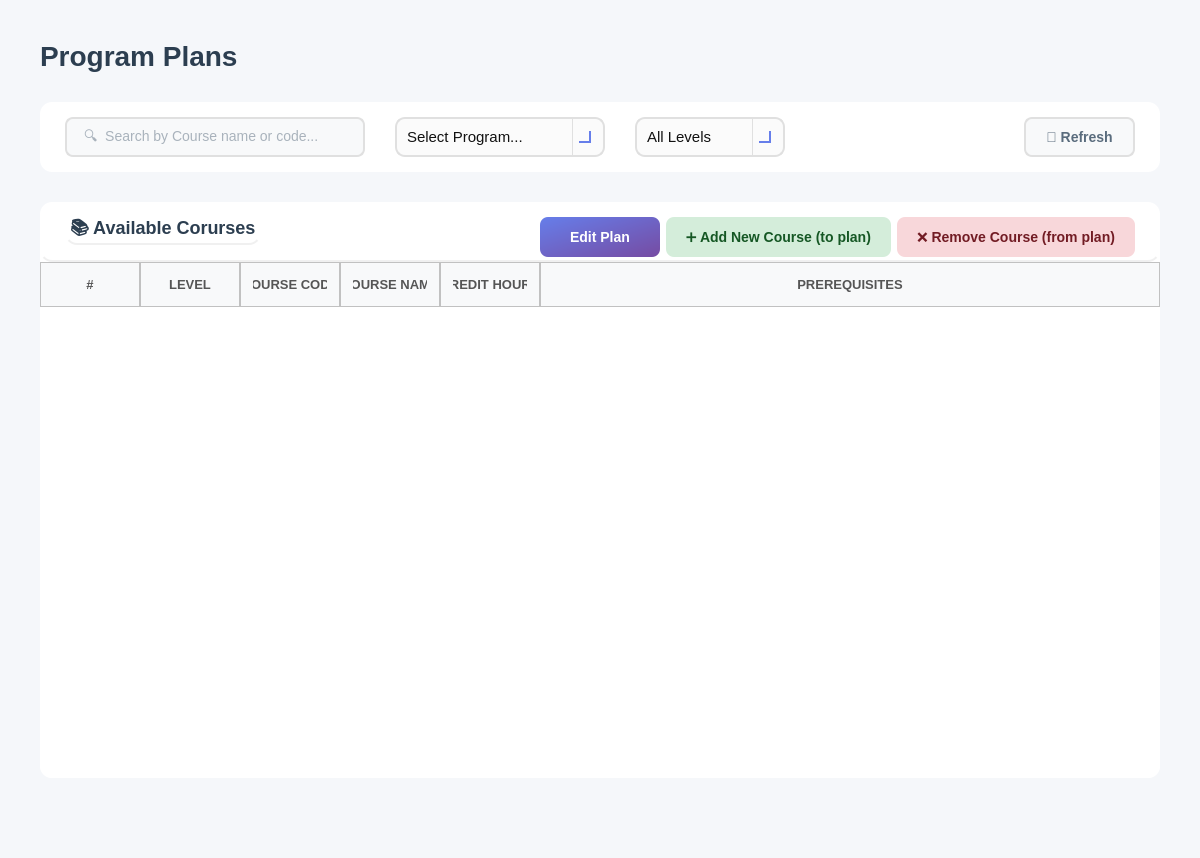
<?xml version="1.0" encoding="UTF-8"?>
<ui version="4.0">
 <class>RegisterCourses</class>
 <widget class="QWidget" name="RegisterCourses">
  <property name="geometry">
   <rect>
    <x>0</x>
    <y>0</y>
    <width>1200</width>
    <height>858</height>
   </rect>
  </property>
  <property name="windowTitle">
   <string>Course</string>
  </property>
  <property name="styleSheet">
   <string notr="true">background-color: #f5f7fa;</string>
  </property>
  <layout class="QVBoxLayout" name="mainLayout">
   <property name="spacing">
    <number>30</number>
   </property>
   <property name="leftMargin">
    <number>40</number>
   </property>
   <property name="topMargin">
    <number>40</number>
   </property>
   <property name="rightMargin">
    <number>40</number>
   </property>
   <property name="bottomMargin">
    <number>20</number>
   </property>
   <item>
    <layout class="QHBoxLayout" name="headerLayout">
     <item>
      <widget class="QLabel" name="labelTitle">
       <property name="styleSheet">
        <string notr="true">font-size: 28px; font-weight: bold; color: #2c3e50; background: transparent;</string>
       </property>
       <property name="text">
        <string>Program Plans</string>
       </property>
      </widget>
     </item>
     <item>
      <spacer name="headerSpacer">
       <property name="orientation">
        <enum>Qt::Orientation::Horizontal</enum>
       </property>
       <property name="sizeHint" stdset="0">
        <size>
         <width>40</width>
         <height>20</height>
        </size>
       </property>
      </spacer>
     </item>
    </layout>
   </item>
   <item>
    <widget class="QFrame" name="filterFrame">
     <property name="minimumSize">
      <size>
       <width>0</width>
       <height>70</height>
      </size>
     </property>
     <property name="maximumSize">
      <size>
       <width>16777215</width>
       <height>70</height>
      </size>
     </property>
     <property name="styleSheet">
      <string notr="true">background-color: white; border-radius: 12px;</string>
     </property>
     <property name="frameShape">
      <enum>QFrame::Shape::StyledPanel</enum>
     </property>
     <layout class="QHBoxLayout" name="filterLayout">
      <property name="spacing">
       <number>30</number>
      </property>
      <property name="leftMargin">
       <number>25</number>
      </property>
      <property name="topMargin">
       <number>15</number>
      </property>
      <property name="rightMargin">
       <number>25</number>
      </property>
      <property name="bottomMargin">
       <number>15</number>
      </property>
      <item>
       <widget class="QLineEdit" name="lineEditSearch">
        <property name="minimumSize">
         <size>
          <width>300</width>
          <height>40</height>
         </size>
        </property>
        <property name="maximumSize">
         <size>
          <width>200</width>
          <height>16777215</height>
         </size>
        </property>
        <property name="styleSheet">
         <string notr="true">QLineEdit {
    padding: 10px 15px;
    border: 2px solid #e0e0e0;
    border-radius: 8px;
    font-size: 14px;
    background-color: #f8f9fa;   /* light neutral background */
    color: #5a6c7d;             /* text color similar to buttons */
}

QLineEdit:focus {
    border-color: #f5576c;       /* accent border on focus */
    background-color: #ffffff;   /* slightly lighter when active */
}

QLineEdit:disabled {
    background-color: #ededed;   /* washed-out grey */
    color: #a1a8b3;             /* faded text */
}
</string>
        </property>
        <property name="placeholderText">
         <string>🔍  Search by Course name or code...</string>
        </property>
       </widget>
      </item>
      <item>
       <widget class="QComboBox" name="comboBoxSelectProgram">
        <property name="sizePolicy">
         <sizepolicy hsizetype="Expanding" vsizetype="Fixed">
          <horstretch>0</horstretch>
          <verstretch>0</verstretch>
         </sizepolicy>
        </property>
        <property name="minimumSize">
         <size>
          <width>150</width>
          <height>40</height>
         </size>
        </property>
        <property name="maximumSize">
         <size>
          <width>16777215</width>
          <height>65</height>
         </size>
        </property>
        <property name="styleSheet">
         <string notr="true">/* ----------------- QComboBox Base ----------------- */
QComboBox {
    border: 2px solid #E0E0E0;          /* main border */
    border-radius: 10px;
    padding: 8px 10px;                   /* Matches QLineEdit padding */
    background: rgba(250, 250, 250, 200);
    font-size: 11pt;
    color: #111111;
}

/* Focused state */
QComboBox:focus {
    border: 2px solid #667EEA; 
    background: rgba(250, 250, 250, 220);
}

/* ----------------- Drop-down Arrow ----------------- */
QComboBox::drop-down {
    subcontrol-origin: padding;
    subcontrol-position: top right;
    width: 30px; 
    border-left-width: 1px;
    border-left-color: #E0E0E0;
    border-left-style: solid;
    border-top-right-radius: 12px;       /* rounder corners */
    border-bottom-right-radius: 12px;    /* rounder corners */
    background: transparent;
}

/* Remove ugly black border on hover/focus */
QComboBox::drop-down:hover,
QComboBox::drop-down:focus {
    border-left-color: #667EEA;
    background: transparent;
    border: none;
}

/* Modern, visible arrow using simple chevron */
QComboBox::down-arrow {
    width: 10px;
    height: 10px;
    border: solid #667EEA;
    border-width: 0 2px 2px 0;
    margin-right: 6px;
}

/* ----------------- Dropdown Popup ----------------- */
/* Dropdown Popup */
QComboBox QAbstractItemView {
    background-color: #fdfdfd;          /* slightly off-white */
    border: 2px solid #E0E0E0;          /* subtle grey border */
    border-radius: 8px;                  /* may not be perfect on Windows */
    color: #111111;
    font-size: 11pt;
    padding: 5px;
    selection-background-color: #667EEA;
    selection-color: white;
    outline: none;
}

/* Items hover/selection */
QComboBox QAbstractItemView::item:hover {
    background-color: rgba(102, 126, 234, 0.1);
    color: #111111;
}

QComboBox QAbstractItemView::item:selected {
    background-color: #667EEA;
    color: white;
}

/* Error highlight for combo box */
QComboBox[error=&quot;true&quot;] {
    border: 2px solid #FF4A4A;
}</string>
        </property>
        <property name="placeholderText">
         <string>Select Program...</string>
        </property>
        <item>
         <property name="text">
          <string>Computer</string>
         </property>
        </item>
        <item>
         <property name="text">
          <string>Communication</string>
         </property>
        </item>
        <item>
         <property name="text">
          <string>Power</string>
         </property>
        </item>
        <item>
         <property name="text">
          <string>Biomedical</string>
         </property>
        </item>
       </widget>
      </item>
      <item>
       <widget class="QComboBox" name="comboBoxStatusFilter">
        <property name="minimumSize">
         <size>
          <width>150</width>
          <height>40</height>
         </size>
        </property>
        <property name="cursor">
         <cursorShape>PointingHandCursor</cursorShape>
        </property>
        <property name="styleSheet">
         <string notr="true">/* ----------------- QComboBox Base ----------------- */
QComboBox {
    border: 2px solid #E0E0E0;          /* main border */
    border-radius: 10px;
    padding: 8px 10px;                   /* Matches QLineEdit padding */
    background: rgba(250, 250, 250, 200);
    font-size: 11pt;
    color: #111111;
}

/* Focused state */
QComboBox:focus {
    border: 2px solid #667EEA; 
    background: rgba(250, 250, 250, 220);
}

/* ----------------- Drop-down Arrow ----------------- */
QComboBox::drop-down {
    subcontrol-origin: padding;
    subcontrol-position: top right;
    width: 30px; 
    border-left-width: 1px;
    border-left-color: #E0E0E0;
    border-left-style: solid;
    border-top-right-radius: 12px;       /* rounder corners */
    border-bottom-right-radius: 12px;    /* rounder corners */
    background: transparent;
}

/* Remove ugly black border on hover/focus */
QComboBox::drop-down:hover,
QComboBox::drop-down:focus {
    border-left-color: #667EEA;
    background: transparent;
    border: none;
}

/* Modern, visible arrow using simple chevron */
QComboBox::down-arrow {
    width: 10px;
    height: 10px;
    border: solid #667EEA;
    border-width: 0 2px 2px 0;
    margin-right: 6px;
}

/* ----------------- Dropdown Popup ----------------- */
/* Dropdown Popup */
QComboBox QAbstractItemView {
    background-color: #fdfdfd;          /* slightly off-white */
    border: 2px solid #E0E0E0;          /* subtle grey border */
    border-radius: 8px;                  /* may not be perfect on Windows */
    color: #111111;
    font-size: 11pt;
    padding: 5px;
    selection-background-color: #667EEA;
    selection-color: white;
    outline: none;
}

/* Items hover/selection */
QComboBox QAbstractItemView::item:hover {
    background-color: rgba(102, 126, 234, 0.1);
    color: #111111;
}

QComboBox QAbstractItemView::item:selected {
    background-color: #667EEA;
    color: white;
}

/* Error highlight for combo box */
QComboBox[error=&quot;true&quot;] {
    border: 2px solid #FF4A4A;
}</string>
        </property>
        <item>
         <property name="text">
          <string>All Levels</string>
         </property>
        </item>
        <item>
         <property name="text">
          <string>Level 1</string>
         </property>
        </item>
        <item>
         <property name="text">
          <string>Level 2</string>
         </property>
        </item>
        <item>
         <property name="text">
          <string>Level 3</string>
         </property>
        </item>
        <item>
         <property name="text">
          <string>Level 4</string>
         </property>
        </item>
        <item>
         <property name="text">
          <string>Level 5</string>
         </property>
        </item>
        <item>
         <property name="text">
          <string>Level 6</string>
         </property>
        </item>
        <item>
         <property name="text">
          <string>Level 7</string>
         </property>
        </item>
       </widget>
      </item>
      <item>
       <spacer name="filterSpacer">
        <property name="orientation">
         <enum>Qt::Orientation::Horizontal</enum>
        </property>
        <property name="sizeHint" stdset="0">
         <size>
          <width>40</width>
          <height>20</height>
         </size>
        </property>
       </spacer>
      </item>
      <item>
       <widget class="QPushButton" name="buttonRefresh">
        <property name="minimumSize">
         <size>
          <width>100</width>
          <height>40</height>
         </size>
        </property>
        <property name="cursor">
         <cursorShape>PointingHandCursor</cursorShape>
        </property>
        <property name="styleSheet">
         <string notr="true">QPushButton {
    background-color: #f8f9fa;
    color: #5a6c7d;
    border: 2px solid #e0e0e0;
    border-radius: 8px;
    font-size: 14px;
    font-weight: bold;
    padding: 10px 20px;
}

QPushButton:hover {
    border-color: #f5576c;
    color: #f5576c;
}

QPushButton:pressed {
    background-color: #e0e0e0; /* darker grey for pressed feedback */
    border-color: #f5576c;
    color: #f5576c;
}</string>
        </property>
        <property name="text">
         <string>🔄 Refresh</string>
        </property>
       </widget>
      </item>
     </layout>
    </widget>
   </item>
   <item>
    <widget class="QFrame" name="tableFrame">
     <property name="styleSheet">
      <string notr="true">background-color: white; border-radius: 12px;</string>
     </property>
     <property name="frameShape">
      <enum>QFrame::Shape::StyledPanel</enum>
     </property>
     <layout class="QVBoxLayout" name="tableMainLayout">
      <property name="spacing">
       <number>0</number>
      </property>
      <property name="leftMargin">
       <number>0</number>
      </property>
      <property name="topMargin">
       <number>0</number>
      </property>
      <property name="rightMargin">
       <number>0</number>
      </property>
      <property name="bottomMargin">
       <number>0</number>
      </property>
      <item>
       <widget class="QFrame" name="tableHeader">
        <property name="minimumSize">
         <size>
          <width>0</width>
          <height>60</height>
         </size>
        </property>
        <property name="maximumSize">
         <size>
          <width>16777215</width>
          <height>60</height>
         </size>
        </property>
        <property name="styleSheet">
         <string notr="true">background: transparent; border-bottom: 2px solid #f0f0f0;</string>
        </property>
        <property name="frameShape">
         <enum>QFrame::Shape::StyledPanel</enum>
        </property>
        <layout class="QHBoxLayout" name="tableHeaderLayout">
         <property name="leftMargin">
          <number>25</number>
         </property>
         <property name="topMargin">
          <number>15</number>
         </property>
         <property name="rightMargin">
          <number>25</number>
         </property>
         <property name="bottomMargin">
          <number>15</number>
         </property>
         <item>
          <widget class="QLabel" name="tableTitle">
           <property name="styleSheet">
            <string notr="true">font-size: 18px; font-weight: bold; color: #2c3e50; background: transparent;</string>
           </property>
           <property name="text">
            <string>📚 Available Corurses</string>
           </property>
          </widget>
         </item>
         <item>
          <spacer name="tableHeaderSpacer">
           <property name="orientation">
            <enum>Qt::Orientation::Horizontal</enum>
           </property>
           <property name="sizeHint" stdset="0">
            <size>
             <width>40</width>
             <height>20</height>
            </size>
           </property>
          </spacer>
         </item>
         <item>
          <widget class="QPushButton" name="buttonViewSections">
           <property name="enabled">
            <bool>true</bool>
           </property>
           <property name="minimumSize">
            <size>
             <width>120</width>
             <height>40</height>
            </size>
           </property>
           <property name="cursor">
            <cursorShape>PointingHandCursor</cursorShape>
           </property>
           <property name="styleSheet">
            <string notr="true">QPushButton {
    background: qlineargradient(x1:0, y1:0, x2:1, y2:1, stop:0 #667EEA, stop:1 #764BA2);
    color: #ffffff;
    border: none;
    border-radius: 8px;
    font-size: 14px;
    font-weight: bold;
    padding: 10px 20px;
    transition: background 150ms;
}

QPushButton:hover {
    background: qlineargradient(x1:0, y1:0, x2:1, y2:1, stop:0 #4F63C6, stop:1 #5D3F9E);
}

QPushButton:pressed {
    background-color: #3C4A99;
}


QPushButton:disabled {
    background-color: #e0e0e0;
    color: #999999;
}
</string>
           </property>
           <property name="text">
            <string>Edit Plan</string>
           </property>
          </widget>
         </item>
         <item>
          <widget class="QPushButton" name="buttonAddCourse">
           <property name="enabled">
            <bool>true</bool>
           </property>
           <property name="minimumSize">
            <size>
             <width>120</width>
             <height>40</height>
            </size>
           </property>
           <property name="cursor">
            <cursorShape>PointingHandCursor</cursorShape>
           </property>
           <property name="styleSheet">
            <string notr="true">/* ---- Approve Button ---- */
QPushButton {
    background-color: #d4edda;
    color: #155724;
    border: none;
    border-radius: 8px;
    font-size: 14px;
    font-weight: bold;
    padding: 10px 20px;
}
QPushButton:hover {
    background-color: #28a745;
    color: white;
}
QPushButton:pressed {
    background-color: #1e7e34;  /* slightly darker for pressed feedback */
}
QPushButton:disabled {
    background-color: #c1d9c3; /* more washed-out green */
    color: #7a8b7a;
}</string>
           </property>
           <property name="text">
            <string>➕ Add New Course (to plan)</string>
           </property>
          </widget>
         </item>
         <item>
          <widget class="QPushButton" name="buttonRemoveCourse">
           <property name="enabled">
            <bool>true</bool>
           </property>
           <property name="minimumSize">
            <size>
             <width>120</width>
             <height>40</height>
            </size>
           </property>
           <property name="cursor">
            <cursorShape>PointingHandCursor</cursorShape>
           </property>
           <property name="styleSheet">
            <string notr="true">/* ---- Reject Button ---- */
QPushButton {
    background-color: #f8d7da;
    color: #721c24;
    border: none;
    border-radius: 8px;
    font-size: 14px;
    font-weight: bold;
    padding: 10px 20px;
}
QPushButton:hover {
    background-color: #c82333;
    color: white;
}
QPushButton:pressed {
    background-color: #a71d2a;  /* slightly darker for pressed feedback */
}
QPushButton:disabled {
    background-color: #d7bcbc; /* more washed-out red */
    color: #5e3b3e;
}</string>
           </property>
           <property name="text">
            <string>❌ Remove Course (from plan)</string>
           </property>
          </widget>
         </item>
        </layout>
       </widget>
      </item>
      <item>
       <widget class="QTableWidget" name="tableAllCourses">
        <property name="minimumSize">
         <size>
          <width>0</width>
          <height>300</height>
         </size>
        </property>
        <property name="styleSheet">
         <string notr="true">QTableWidget {
    border: none;
    background-color: white;
    gridline-color: #e5e5e5;      /* slightly darker for visibility */
    color: #222222;               /* matches QLineEdit text color */
    font-size: 14px;
}

QTableWidget::item {
    padding: 14px;
    border: none;
    color: #222222;               /* consistent text color */
}

QTableWidget::item:selected {
    background-color: #fcebed;  /* soft pink selection */
    color: #222222;             /* keep text readable */
}

QHeaderView::section {
    background-color: #f8f9fa;
    padding: 12px;
	border: 1px solid #c1c1c1; 
    font-size: 13px;
    color: #555555;               /* similar to readOnly QLineEdit text */
    font-weight: bold;
}
QTableWidget::item:focus {
    outline: none;
    border: none;
}
/* Removes weird selection rectangle */
QTableWidget::item:focus {
    outline: none;
    border: none;
}
QTableWidget::indicator {
    width: 18px;
    height: 18px;
}

QTableWidget::indicator:unchecked {
    border: 1px solid #b8b8b8;      /* soft grey border */
    background-color: #f8f8f8;      /* very light grey */
    border-radius: 3px;             /* slightly rounded */
}

QTableWidget::indicator:checked {
    border: 1px solid #5a5a5a;      /* darker grey when selected */
    background-color: #6c6c6c;      /* washed-out grey instead of harsh green */
    image: url(&quot;&quot;);                 /* remove default checkmark */
    border-radius: 3px;
}

QTableWidget::indicator:checked:hover,
QTableWidget::indicator:unchecked:hover {
    border-color: #3a3a3a;
}

QTableWidget::indicator:checked::after {
    content: &quot;&quot;;
    image: url(&quot;&quot;); /* no default checkmark */
}
/* ===== SCROLLBARS (VERTICAL &amp; HORIZONTAL) ===== */

/* Track */
QScrollBar:vertical, QScrollBar:horizontal {
    background: rgba(255, 255, 255, 0.05);  /* subtle track */
    border-radius: 6px;
    margin: 0px;  /* remove extra space */
}

/* Handle / Thumb */
QScrollBar::handle:vertical, QScrollBar::handle:horizontal {
    background: rgba(120, 120, 120, 0.35);  /* glassy thumb */
    border-radius: 6px;
    border: 1px solid rgba(255, 255, 255, 0.2); /* subtle highlight */
    min-height: 30px; /* vertical */
    min-width: 30px;  /* horizontal */
}

QScrollBar::handle:vertical:hover,
QScrollBar::handle:horizontal:hover {
    background: rgba(120, 120, 120, 0.55);
}

/* Buttons (up/down or left/right) */
QScrollBar::add-line:vertical, QScrollBar::sub-line:vertical,
QScrollBar::add-line:horizontal, QScrollBar::sub-line:horizontal {
    width: 16px;  /* horizontal buttons width */
    height: 16px; /* vertical buttons height */
    background: rgba(180, 180, 180, 0.35);
    border-radius: 4px;
}

/* Arrow icons */
QScrollBar::up-arrow:vertical, QScrollBar::down-arrow:vertical,
QScrollBar::left-arrow:horizontal, QScrollBar::right-arrow:horizontal {
    width: 6px;
    height: 6px;
    background: transparent;
}

/* Remove blank areas */
QScrollBar::add-page:vertical, QScrollBar::sub-page:vertical,
QScrollBar::add-page:horizontal, QScrollBar::sub-page:horizontal {
    background: none;
}

/* Sizes */
QScrollBar:vertical { width: 12px; }
QScrollBar:horizontal { height: 12px; }
</string>
        </property>
        <property name="editTriggers">
         <set>QAbstractItemView::EditTrigger::NoEditTriggers</set>
        </property>
        <property name="alternatingRowColors">
         <bool>true</bool>
        </property>
        <property name="selectionMode">
         <enum>QAbstractItemView::SelectionMode::ContiguousSelection</enum>
        </property>
        <property name="selectionBehavior">
         <enum>QAbstractItemView::SelectionBehavior::SelectRows</enum>
        </property>
        <property name="cornerButtonEnabled">
         <bool>true</bool>
        </property>
        <attribute name="horizontalHeaderStretchLastSection">
         <bool>true</bool>
        </attribute>
        <attribute name="verticalHeaderVisible">
         <bool>false</bool>
        </attribute>
        <attribute name="verticalHeaderCascadingSectionResizes">
         <bool>true</bool>
        </attribute>
        <column>
         <property name="text">
          <string>#</string>
         </property>
        </column>
        <column>
         <property name="text">
          <string>LEVEL</string>
         </property>
        </column>
        <column>
         <property name="text">
          <string>COURSE CODE</string>
         </property>
        </column>
        <column>
         <property name="text">
          <string>COURSE NAME</string>
         </property>
        </column>
        <column>
         <property name="text">
          <string>CREDIT HOURS</string>
         </property>
        </column>
        <column>
         <property name="text">
          <string>PREREQUISITES</string>
         </property>
        </column>
       </widget>
      </item>
     </layout>
    </widget>
   </item>
   <item>
    <spacer name="verticalSpacer">
     <property name="orientation">
      <enum>Qt::Orientation::Vertical</enum>
     </property>
     <property name="sizeType">
      <enum>QSizePolicy::Policy::Maximum</enum>
     </property>
     <property name="sizeHint" stdset="0">
      <size>
       <width>20</width>
       <height>60</height>
      </size>
     </property>
    </spacer>
   </item>
  </layout>
 </widget>
 <resources/>
 <connections/>
</ui>
